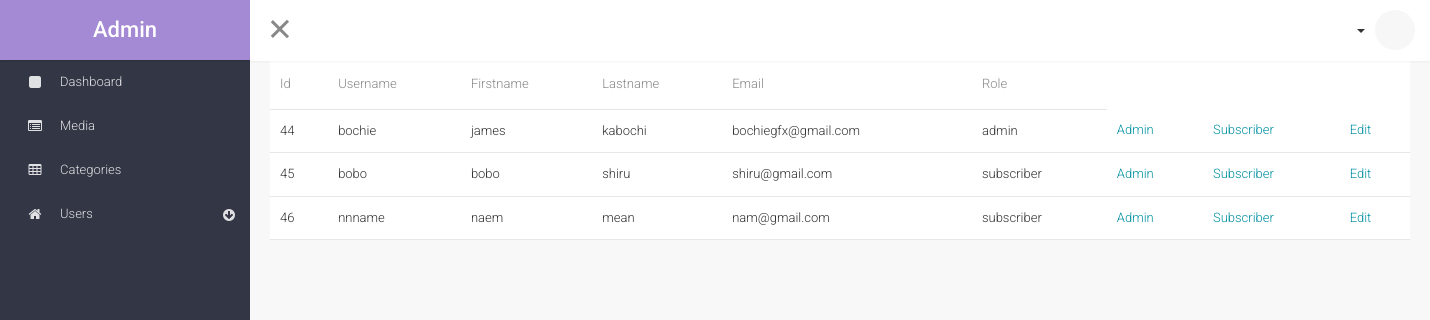
Page /admin/users.php on the earlier database version.
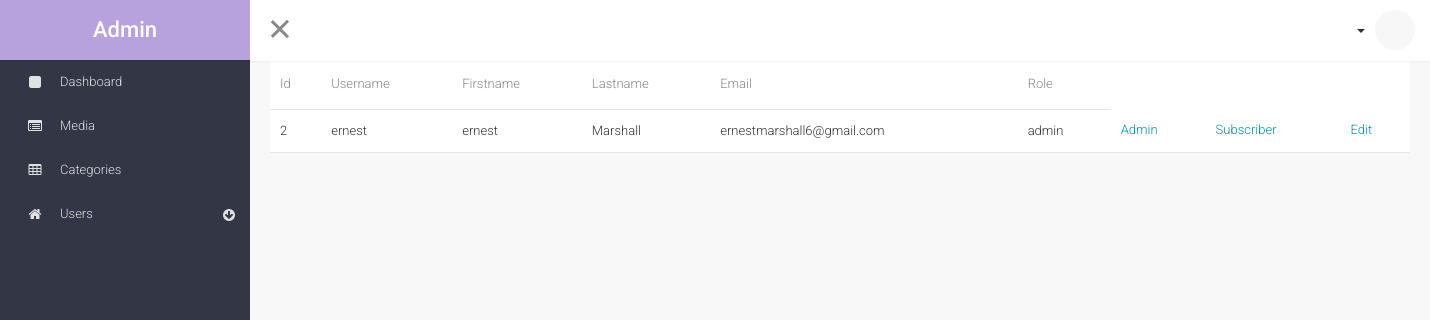
Same page on the later database version.
### tables this page shows
CREATE TABLE `users` (
  `user_id` int(3) NOT NULL,
  `username` varchar(255) NOT NULL,
  `user_password` varchar(255) NOT NULL,
  `user_firstname` varchar(255) NOT NULL,
  `user_lastname` varchar(255) NOT NULL,
  `user_email` varchar(255) NOT NULL,
  `user_image` text NOT NULL,
  `user_role` varchar(255) NOT NULL,
  `randSalt` varchar(255) NOT NULL DEFAULT '$2y$10$iusesomecrazystrings22'
);

### admin/includes/view_all_users.php (the view, shortened to what this page needs)
<div class="container " >
<table class="table table-bordered table-hover">
     <thead>
         <tr>
             <th>Id</th>
             <th>Username</th>
             <th>Firstname</th>
             <th>Lastname</th>
             <th>Email</th>
             <th>Role</th>
         </tr>
     </thead>
           <tbody>
<?php
$query = "SELECT * FROM users";
$select_users = mysqli_query($connection,$query);
while($row = mysqli_fetch_assoc($select_users)) {
$user_id             = $row['user_id'];
$username            = $row['username'];
$user_firstname      = $row['user_firstname'];
$user_lastname       = $row['user_lastname'];
$user_email          = $row['user_email'];
$user_role           = $row['user_role'];
echo "<tr>";
echo "<td>$user_id </td>";
echo "<td>$username</td>";
echo "<td>$user_firstname</td>";
echo "<td>$user_lastname</td>";
echo "<td>$user_email</td>";
echo "<td>$user_role</td>";
echo "<td><a href='users.php?change_to_admin={$user_id}'>Admin</a></td>";
echo "<td><a href='users.php?change_to_sub={$user_id}'>Subscriber</a></td>";
echo "<td><a href='users.php?source=edit_user&edit_user={$user_id}'>Edit</a></td>";
echo "</tr>";
}
?>
 </tbody>
 </table>
</div>

Differences in the rows shown:
removed users: user_id "44", username "bochie", user_firstname "james", user_lastname "kabochi", user_email "bochiegfx@gmail.com", user_role "admin"
removed users: user_id "45", username "bobo", user_firstname "bobo", user_lastname "shiru", user_email "shiru@gmail.com", user_role "subscriber"
removed users: user_id "46", username "nnname", user_firstname "naem", user_lastname "mean", user_email "nam@gmail.com", user_role "subscriber"
added users: user_id "2", username "ernest", user_firstname "ernest", user_lastname "Marshall", user_email "ernestmarshall6@gmail.com", user_role "admin"
